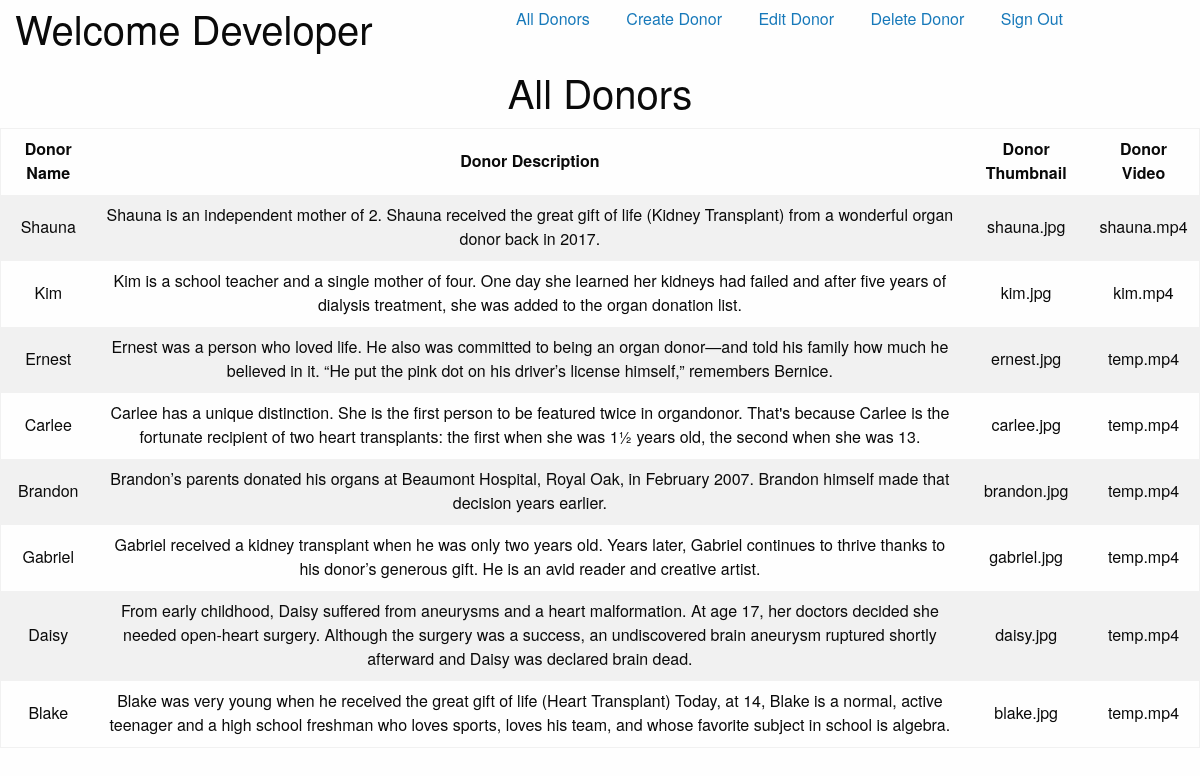
Page /admin/index.php (signed in) on the committed database.
### tables this page shows
CREATE TABLE IF NOT EXISTS `tbl_donors` (
  `donor_id` int(11) NOT NULL AUTO_INCREMENT,
  `donor_name` varchar(75) NOT NULL,
  `donor_desc` text NOT NULL,
  `donor_thumb` varchar(125) NOT NULL,
  `donor_video` varchar(125) NOT NULL,
  PRIMARY KEY (`donor_id`)
);

### admin/scripts/read.php (called while the page is built, shortened)
<?php
function getAll($tbl){
	include('connect.php');
	$queryAll = 'SELECT * FROM tbl_donors';
	$runAll = $pdo -> query($queryAll);
		if($runAll){
			return $runAll;
		}else{
			$error = 'There was a problem accessing this information';
			return $error;
		}
}

### admin/index.php (the view, shortened to what this page needs)
<?php
	$alldonors = getAll("tbl_donors");
?>
<!doctype html>
<html>
<head>
	<link rel="stylesheet" href="https://cdnjs.cloudflare.com/ajax/libs/foundation/6.5.1/css/foundation-float.css">
</head>
<body>
	<?php include('header.php'); ?>
	<h2 class="columns subHead small-12 text-center">All Donors</h2>
	<table class='row text-center'>
			<tr>
				<th>Donor Name</th>
				<th>Donor Description</th>
				<th>Donor Thumbnail</th>
				<th>Donor Video</th>
			</tr>
			<?php while($found_donor = $alldonors->fetch(PDO::FETCH_ASSOC)):?>
				<tr>
					<td><?php echo $found_donor['donor_name']?></td>
					<td><?php echo $found_donor['donor_desc']?></td>
					<td><?php echo $found_donor['donor_thumb']?></td>
					<td><?php echo $found_donor['donor_video']?></td>
				</tr>
		<?php endwhile;?>
	</table>
</body>
</html>

### rows in the picture
tbl_donors: donor_name "Shauna", donor_desc "Shauna is an independent mother of 2. Shauna received the great gift of life (Kidney Transplant) from a wonderful organ donor back in 2017.", donor_thumb "shauna.jpg", donor_video "shauna.mp4"
tbl_donors: donor_name "Kim", donor_desc "Kim is a school teacher and a single mother of four. One day she learned her kidneys had failed and after five years of dialysis treatment, she was added to the organ donation list.", donor_thumb "kim.jpg", donor_video "kim.mp4"
tbl_donors: donor_name "Ernest", donor_desc "Ernest was a person who loved life. He also was committed to being an organ donor—and told his family how much he believed in it. “He put the pink dot on his driver’s license himself,” remembers Bernice.", donor_thumb "ernest.jpg", donor_video "temp.mp4"
tbl_donors: donor_name "Carlee", donor_desc "Carlee has a unique distinction. She is the first person to be featured twice in organdonor. That's because Carlee is the fortunate recipient of two heart transplants: the first when she was 1½ years old, the second when she was 13.", donor_thumb "carlee.jpg", donor_video "temp.mp4"
tbl_donors: donor_name "Brandon", donor_desc "Brandon’s parents donated his organs at Beaumont Hospital, Royal Oak, in February 2007. Brandon himself made that decision years earlier.", donor_thumb "brandon.jpg", donor_video "temp.mp4"
tbl_donors: donor_name "Gabriel", donor_desc "Gabriel received a kidney transplant when he was only two years old. Years later, Gabriel continues to thrive thanks to his donor’s generous gift. He is an avid reader and creative artist.", donor_thumb "gabriel.jpg", donor_video "temp.mp4"
tbl_donors: donor_name "Daisy", donor_desc "From early childhood, Daisy suffered from aneurysms and a heart malformation. At age 17, her doctors decided she needed open-heart surgery. Although the surgery was a success, an undiscovered brain aneurysm ruptured shortly afterward and Daisy was declared brain dead.", donor_thumb "daisy.jpg", donor_video "temp.mp4"
tbl_donors: donor_name "Blake", donor_desc "Blake was very young when he received the great gift of life (Heart Transplant) Today, at 14, Blake is a normal, active teenager and a high school freshman who loves sports, loves his team, and whose favorite subject in school is algebra.", donor_thumb "blake.jpg", donor_video "temp.mp4"

### other values in the picture
$_SESSION['user_fname'] "Developer"
